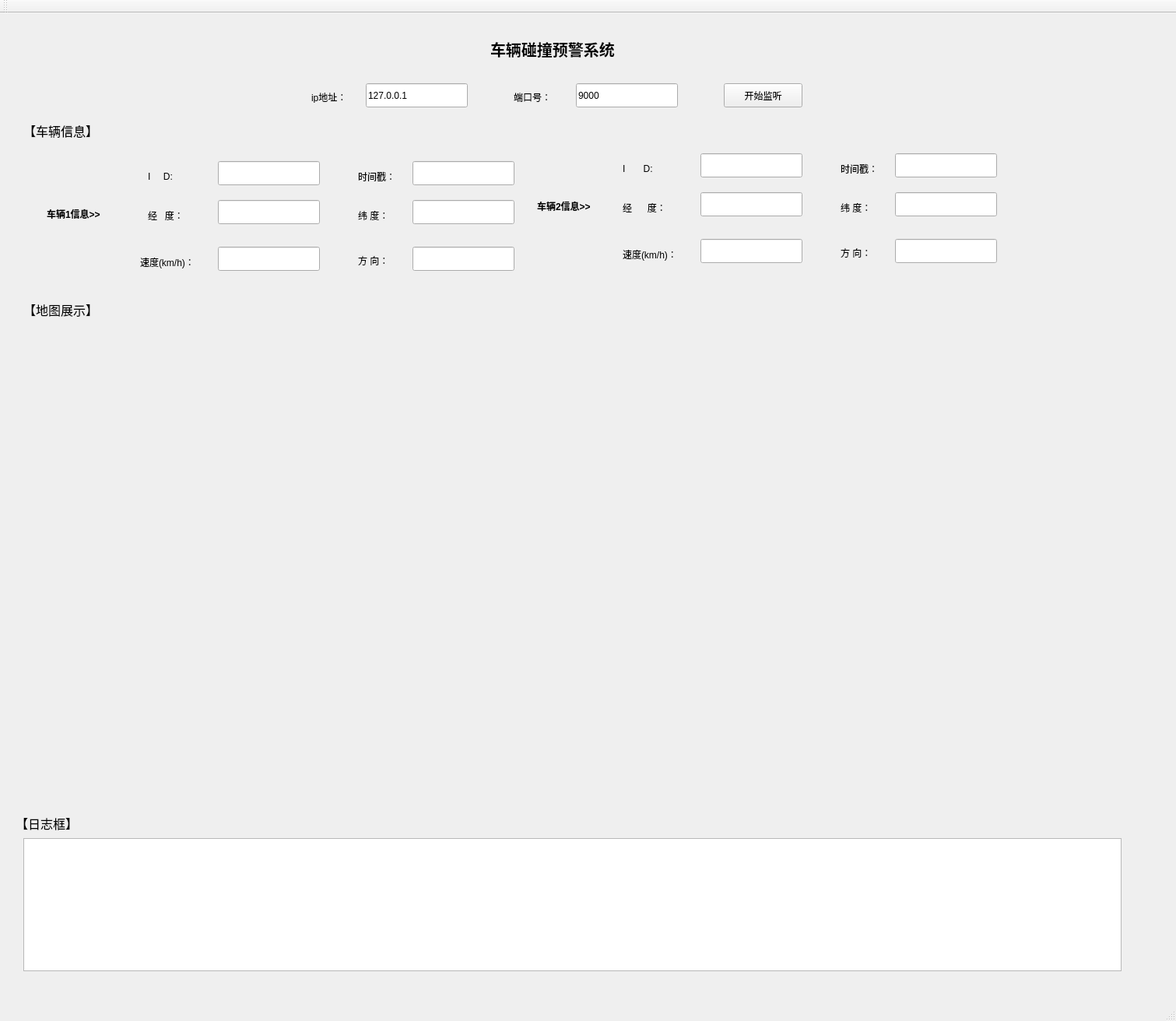
<?xml version="1.0" encoding="UTF-8"?>
<ui version="4.0">
 <class>MainWindow</class>
 <widget class="QMainWindow" name="MainWindow">
  <property name="geometry">
   <rect>
    <x>0</x>
    <y>0</y>
    <width>1511</width>
    <height>1312</height>
   </rect>
  </property>
  <property name="windowTitle">
   <string>MainWindow</string>
  </property>
  <widget class="QWidget" name="centralWidget">
   <widget class="QLabel" name="label_title">
    <property name="geometry">
     <rect>
      <x>630</x>
      <y>30</y>
      <width>211</width>
      <height>31</height>
     </rect>
    </property>
    <property name="font">
     <font>
      <family>微软雅黑</family>
      <pointsize>15</pointsize>
      <weight>75</weight>
      <bold>true</bold>
     </font>
    </property>
    <property name="text">
     <string>车辆碰撞预警系统</string>
    </property>
   </widget>
   <widget class="QLabel" name="label_2">
    <property name="geometry">
     <rect>
      <x>400</x>
      <y>100</y>
      <width>72</width>
      <height>15</height>
     </rect>
    </property>
    <property name="text">
     <string>ip地址：</string>
    </property>
   </widget>
   <widget class="QLabel" name="label_3">
    <property name="geometry">
     <rect>
      <x>660</x>
      <y>100</y>
      <width>72</width>
      <height>15</height>
     </rect>
    </property>
    <property name="text">
     <string>端口号：</string>
    </property>
   </widget>
   <widget class="QPushButton" name="pushButton">
    <property name="geometry">
     <rect>
      <x>930</x>
      <y>90</y>
      <width>101</width>
      <height>31</height>
     </rect>
    </property>
    <property name="text">
     <string>开始监听</string>
    </property>
   </widget>
   <widget class="QPlainTextEdit" name="plainTextEdit">
    <property name="geometry">
     <rect>
      <x>30</x>
      <y>1060</y>
      <width>1411</width>
      <height>171</height>
     </rect>
    </property>
   </widget>
   <widget class="QLabel" name="label_car1_info">
    <property name="geometry">
     <rect>
      <x>60</x>
      <y>250</y>
      <width>111</width>
      <height>16</height>
     </rect>
    </property>
    <property name="font">
     <font>
      <weight>75</weight>
      <bold>true</bold>
     </font>
    </property>
    <property name="text">
     <string>车辆1信息&gt;&gt;</string>
    </property>
   </widget>
   <widget class="QLabel" name="label_car1_lon">
    <property name="geometry">
     <rect>
      <x>190</x>
      <y>250</y>
      <width>81</width>
      <height>20</height>
     </rect>
    </property>
    <property name="text">
     <string>经   度：</string>
    </property>
   </widget>
   <widget class="QLabel" name="label_car1_lat">
    <property name="geometry">
     <rect>
      <x>460</x>
      <y>250</y>
      <width>51</width>
      <height>20</height>
     </rect>
    </property>
    <property name="text">
     <string>纬 度：</string>
    </property>
   </widget>
   <widget class="QLabel" name="label_car1_hea">
    <property name="geometry">
     <rect>
      <x>460</x>
      <y>310</y>
      <width>61</width>
      <height>16</height>
     </rect>
    </property>
    <property name="text">
     <string>方 向：</string>
    </property>
   </widget>
   <widget class="QLabel" name="label_car1_vel">
    <property name="geometry">
     <rect>
      <x>180</x>
      <y>310</y>
      <width>91</width>
      <height>20</height>
     </rect>
    </property>
    <property name="text">
     <string>速度(km/h)：</string>
    </property>
   </widget>
   <widget class="QLabel" name="label_car2_info">
    <property name="geometry">
     <rect>
      <x>690</x>
      <y>240</y>
      <width>111</width>
      <height>16</height>
     </rect>
    </property>
    <property name="font">
     <font>
      <weight>75</weight>
      <bold>true</bold>
     </font>
    </property>
    <property name="text">
     <string>车辆2信息&gt;&gt;</string>
    </property>
   </widget>
   <widget class="QLabel" name="label_car2_lat">
    <property name="geometry">
     <rect>
      <x>1080</x>
      <y>240</y>
      <width>51</width>
      <height>20</height>
     </rect>
    </property>
    <property name="text">
     <string>纬 度：</string>
    </property>
   </widget>
   <widget class="QLabel" name="label_car2_lon">
    <property name="geometry">
     <rect>
      <x>800</x>
      <y>240</y>
      <width>91</width>
      <height>20</height>
     </rect>
    </property>
    <property name="text">
     <string>经      度：</string>
    </property>
   </widget>
   <widget class="QLabel" name="label_car2_hea">
    <property name="geometry">
     <rect>
      <x>1080</x>
      <y>300</y>
      <width>61</width>
      <height>16</height>
     </rect>
    </property>
    <property name="text">
     <string>方 向：</string>
    </property>
   </widget>
   <widget class="QLabel" name="label_car2_vel">
    <property name="geometry">
     <rect>
      <x>800</x>
      <y>300</y>
      <width>91</width>
      <height>20</height>
     </rect>
    </property>
    <property name="text">
     <string>速度(km/h)：</string>
    </property>
   </widget>
   <widget class="QLabel" name="label_car_info">
    <property name="geometry">
     <rect>
      <x>30</x>
      <y>140</y>
      <width>121</width>
      <height>21</height>
     </rect>
    </property>
    <property name="font">
     <font>
      <pointsize>12</pointsize>
     </font>
    </property>
    <property name="text">
     <string>【车辆信息】</string>
    </property>
   </widget>
   <widget class="QWidget" name="verticalLayoutWidget">
    <property name="geometry">
     <rect>
      <x>30</x>
      <y>410</y>
      <width>1411</width>
      <height>601</height>
     </rect>
    </property>
    <layout class="QVBoxLayout" name="vLayout_map"/>
   </widget>
   <widget class="QLineEdit" name="lineEdit_IP">
    <property name="geometry">
     <rect>
      <x>470</x>
      <y>90</y>
      <width>131</width>
      <height>31</height>
     </rect>
    </property>
    <property name="text">
     <string>127.0.0.1</string>
    </property>
   </widget>
   <widget class="QLineEdit" name="lineEdit_Port">
    <property name="geometry">
     <rect>
      <x>740</x>
      <y>90</y>
      <width>131</width>
      <height>31</height>
     </rect>
    </property>
    <property name="text">
     <string>9000</string>
    </property>
   </widget>
   <widget class="QLineEdit" name="lineEdit_car1_lon">
    <property name="geometry">
     <rect>
      <x>280</x>
      <y>240</y>
      <width>131</width>
      <height>31</height>
     </rect>
    </property>
   </widget>
   <widget class="QLineEdit" name="lineEdit_car1_lat">
    <property name="geometry">
     <rect>
      <x>530</x>
      <y>240</y>
      <width>131</width>
      <height>31</height>
     </rect>
    </property>
   </widget>
   <widget class="QLineEdit" name="lineEdit_car1_vel">
    <property name="geometry">
     <rect>
      <x>280</x>
      <y>300</y>
      <width>131</width>
      <height>31</height>
     </rect>
    </property>
   </widget>
   <widget class="QLineEdit" name="lineEdit_car1_hea">
    <property name="geometry">
     <rect>
      <x>530</x>
      <y>300</y>
      <width>131</width>
      <height>31</height>
     </rect>
    </property>
   </widget>
   <widget class="QLineEdit" name="lineEdit_car2_lon">
    <property name="geometry">
     <rect>
      <x>900</x>
      <y>230</y>
      <width>131</width>
      <height>31</height>
     </rect>
    </property>
   </widget>
   <widget class="QLineEdit" name="lineEdit_car2_lat">
    <property name="geometry">
     <rect>
      <x>1150</x>
      <y>230</y>
      <width>131</width>
      <height>31</height>
     </rect>
    </property>
   </widget>
   <widget class="QLineEdit" name="lineEdit_car2_vel">
    <property name="geometry">
     <rect>
      <x>900</x>
      <y>290</y>
      <width>131</width>
      <height>31</height>
     </rect>
    </property>
   </widget>
   <widget class="QLineEdit" name="lineEdit_car2_hea">
    <property name="geometry">
     <rect>
      <x>1150</x>
      <y>290</y>
      <width>131</width>
      <height>31</height>
     </rect>
    </property>
   </widget>
   <widget class="QLabel" name="label_car1_id">
    <property name="geometry">
     <rect>
      <x>190</x>
      <y>200</y>
      <width>81</width>
      <height>20</height>
     </rect>
    </property>
    <property name="text">
     <string>I     D:</string>
    </property>
   </widget>
   <widget class="QLineEdit" name="lineEdit_car1_id">
    <property name="geometry">
     <rect>
      <x>280</x>
      <y>190</y>
      <width>131</width>
      <height>31</height>
     </rect>
    </property>
   </widget>
   <widget class="QLabel" name="label_car1_timestamp">
    <property name="geometry">
     <rect>
      <x>460</x>
      <y>200</y>
      <width>51</width>
      <height>20</height>
     </rect>
    </property>
    <property name="text">
     <string>时间戳：</string>
    </property>
   </widget>
   <widget class="QLineEdit" name="lineEdit_car1_timestamp">
    <property name="geometry">
     <rect>
      <x>530</x>
      <y>190</y>
      <width>131</width>
      <height>31</height>
     </rect>
    </property>
   </widget>
   <widget class="QLabel" name="label_car2_id">
    <property name="geometry">
     <rect>
      <x>800</x>
      <y>190</y>
      <width>91</width>
      <height>20</height>
     </rect>
    </property>
    <property name="text">
     <string>I       D:</string>
    </property>
   </widget>
   <widget class="QLineEdit" name="lineEdit_car2_timestamp">
    <property name="geometry">
     <rect>
      <x>1150</x>
      <y>180</y>
      <width>131</width>
      <height>31</height>
     </rect>
    </property>
   </widget>
   <widget class="QLabel" name="label_car2_timestamp">
    <property name="geometry">
     <rect>
      <x>1080</x>
      <y>190</y>
      <width>51</width>
      <height>20</height>
     </rect>
    </property>
    <property name="text">
     <string>时间戳：</string>
    </property>
   </widget>
   <widget class="QLineEdit" name="lineEdit_car2_id">
    <property name="geometry">
     <rect>
      <x>900</x>
      <y>180</y>
      <width>131</width>
      <height>31</height>
     </rect>
    </property>
   </widget>
   <widget class="QLabel" name="label_map">
    <property name="geometry">
     <rect>
      <x>30</x>
      <y>370</y>
      <width>121</width>
      <height>21</height>
     </rect>
    </property>
    <property name="font">
     <font>
      <pointsize>12</pointsize>
     </font>
    </property>
    <property name="text">
     <string>【地图展示】</string>
    </property>
   </widget>
   <widget class="QLabel" name="label_car_info_3">
    <property name="geometry">
     <rect>
      <x>20</x>
      <y>1030</y>
      <width>121</width>
      <height>21</height>
     </rect>
    </property>
    <property name="font">
     <font>
      <pointsize>12</pointsize>
     </font>
    </property>
    <property name="text">
     <string>【日志框】</string>
    </property>
   </widget>
  </widget>
  <widget class="QMenuBar" name="menuBar">
   <property name="geometry">
    <rect>
     <x>0</x>
     <y>0</y>
     <width>1511</width>
     <height>26</height>
    </rect>
   </property>
  </widget>
  <widget class="QToolBar" name="mainToolBar">
   <attribute name="toolBarArea">
    <enum>TopToolBarArea</enum>
   </attribute>
   <attribute name="toolBarBreak">
    <bool>false</bool>
   </attribute>
  </widget>
  <widget class="QStatusBar" name="statusBar"/>
 </widget>
 <layoutdefault spacing="6" margin="11"/>
 <resources/>
 <connections/>
</ui>
